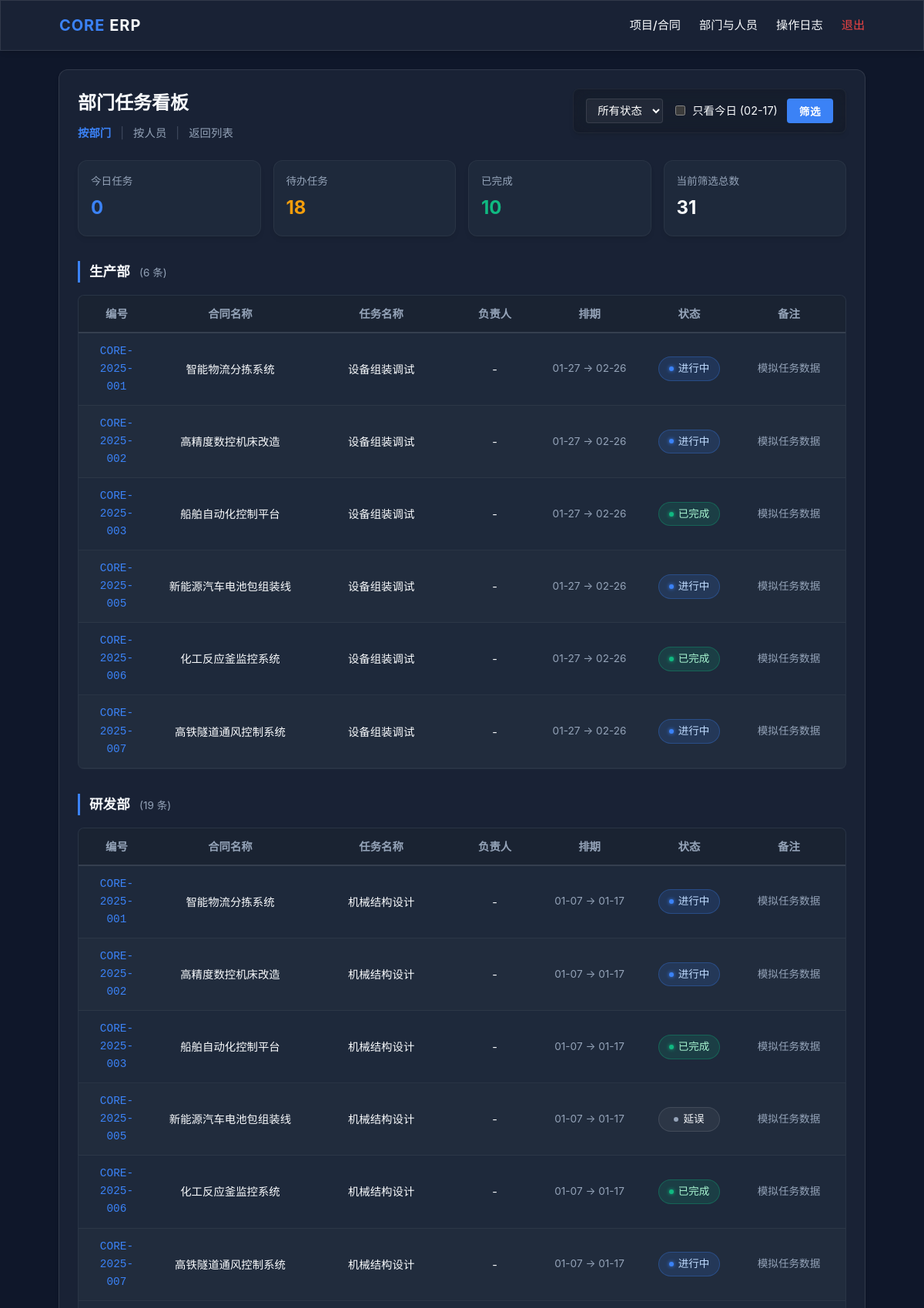
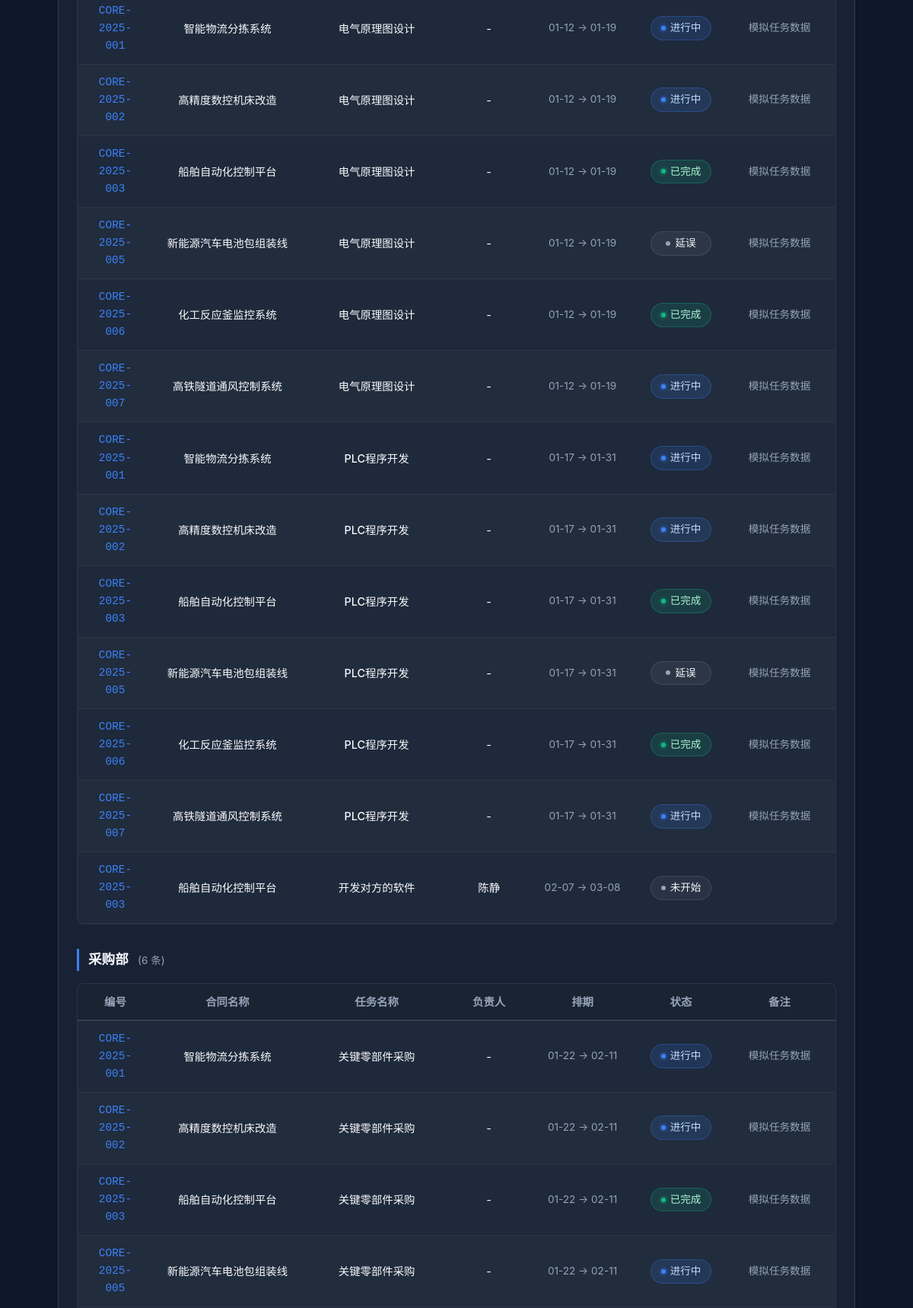
The page /contracts/tasks/by_department (signed in, upper part) on the database its author committed (2 pictures, top to bottom).
### core/models.py (models this page shows)
class Department(db.Model):
    __tablename__ = 'departments'
    id = db.Column(db.Integer, primary_key=True)
    name = db.Column(db.String(50), unique=True, nullable=False)

class Task(db.Model):
    __tablename__ = 'tasks'
    id = db.Column(db.Integer, primary_key=True)
    contract_id = db.Column(db.Integer, db.ForeignKey('contracts.id'), nullable=False)
    department_id = db.Column(db.Integer, db.ForeignKey('departments.id'), nullable=False)
    person_id = db.Column(db.Integer, db.ForeignKey('persons.id'), nullable=True)
    title = db.Column(db.String(200), nullable=False)      # 任务名称
    start_date = db.Column(db.Date, nullable=False)        # 开始日期
    end_date = db.Column(db.Date, nullable=True)           # 完成日期
    status = db.Column(db.String(50), nullable=False, default='未开始')  # 未开始 / 进行中 / 已完成
    remarks = db.Column(db.String(500))                    # 备注 / 需求
    contract = db.relationship('Contract', backref='tasks')
    department = db.relationship('Department', backref='tasks')
    person = db.relationship('Person', backref='tasks')

class Contract(db.Model):
    __tablename__ = 'contracts'
    id = db.Column(db.Integer, primary_key=True)
    company_id = db.Column(db.Integer, db.ForeignKey('companies.id'), nullable=False)
    company = db.relationship('Company', back_populates='contracts')
    project_code = db.Column(db.String(50), nullable=False, unique=True)
    contract_number = db.Column(db.String(50), nullable=False)
    name = db.Column(db.String(200), nullable=False)
    planned_delivery_date = db.Column(db.Date, nullable=True)
    client_manager = db.Column(db.String(100))
    client_contact = db.Column(db.String(200))
    our_manager = db.Column(db.String(100))
    status = db.Column(db.String(50), default='新建')
    status_note = db.Column(db.String(500), nullable=True)  # 手工状态备注
    created_at = db.Column(db.DateTime, default=datetime.utcnow)
    created_by_id = db.Column(db.Integer, db.ForeignKey('users.id'))
    created_by = db.relationship('User', backref='contracts')

class Person(db.Model):
    __tablename__ = 'persons'
    id = db.Column(db.Integer, primary_key=True)
    name = db.Column(db.String(100), nullable=False)
    position = db.Column(db.String(100))
    department_id = db.Column(db.Integer, db.ForeignKey('departments.id'))
    department = db.relationship('Department', backref='persons')

### core/contracts.py (the view)
@contracts_bp.route('/tasks/by_department')
@login_required
def tasks_by_department():
    user_id = session.get('user_id')
    user = User.query.get(user_id) if user_id else None
    status_filter = (request.args.get('status') or '').strip()
    only_today = (request.args.get('only_today') or '').strip() == 'y'
    departments = Department.query.order_by(Department.name.asc()).all()
    query = Task.query.order_by(Task.start_date.asc(), Task.id.asc())
    if status_filter:
        query = query.filter(Task.status == status_filter)
    all_tasks = query.all()
    today = date.today()
    display_tasks = []
    for t in all_tasks:
        if only_today:
            if not (t.start_date == today):
                continue
        display_tasks.append(t)
    total_count = len(display_tasks)
    today_count = sum(1 for t in display_tasks if t.start_date == today)
    todo_count = sum(
        1
        for t in display_tasks
        if t.status in ("未开始", "进行中", "待质检")
    )
    done_count = sum(1 for t in display_tasks if t.status == "已完成")
    stats = {
        "total": total_count,
        "today": today_count,
        "todo": todo_count,
        "done": done_count,
    }
    tasks_by_dept = {}
    for t in display_tasks:
        dept_id = t.department_id
        tasks_by_dept.setdefault(dept_id, []).append(t)
    status_choices = ["", "未开始", "进行中", "待质检", "已完成", "已暂停"]
    return render_template(
        'contracts/tasks_by_department.html',
        user=user,
        departments=departments,
        tasks_by_dept=tasks_by_dept,
        stats=stats,
        status_choices=status_choices,
        current_status=status_filter,
        only_today=only_today,
        today=today,
    )

### core/contracts.py (called while the page is built)
def login_required(view):
    @wraps(view)
    def wrapped_view(**kwargs):
        if 'user_id' not in session:
            flash('请先登录')
            return redirect(url_for('auth.login'))
        return view(**kwargs)
    return wrapped_view

### core/services/common_utils.py (called while the page is built)
    def get_runtime_headers(self):
        payload = f"Powered by {self._sys_id}".encode()
        encoded_sig = base64.b64encode(payload).decode()
        return {
            "X-Runtime-ID": self._env_hash,                # Formerly X-System-Integrity
            "X-Content-Hash": encoded_sig                  # Formerly X-Engine-Signature
        }

    def inject_runtime_metadata(self, context=None):
        if context is None:
            context = {}
        context['__build_ref__'] = f"bld-{self._env_hash}"
        context['__maintainer_ref__'] = self._sys_id
        return context

### core/templates/contracts/tasks_by_department.html (shortened to what this page needs)
{% extends 'base.html' %}
{% block content %}
<div class="glass-panel" style="padding: 24px; border-radius: 12px; margin-bottom: 24px;">
    <div style="display: flex; justify-content: space-between; align-items: flex-start; margin-bottom: 24px; flex-wrap: wrap; gap: 16px;">
        <div>
            <h2 style="margin: 0 0 8px 0; font-size: 1.5rem; font-weight: 700;">部门任务看板</h2>
            <div style="font-size: 0.9rem; color: var(--color-text-sub);">
                <span style="color: var(--color-primary); font-weight: 600;">按部门</span>
                <span style="margin: 0 8px; opacity: 0.3;">|</span>
                <a href="{{ url_for('contracts.tasks_by_person') }}" style="color: var(--color-text-sub); text-decoration: none;">按人员</a>
                <span style="margin: 0 8px; opacity: 0.3;">|</span>
                <a href="{{ url_for('contracts.list_contracts') }}" style="color: var(--color-text-sub); text-decoration: none;">返回列表</a>
            </div>
        </div>
        <form method="get" class="glass-panel" style="padding: 12px 16px; border-radius: 8px; display: flex; flex-wrap: wrap; gap: 12px; align-items: center; border: 1px solid rgba(255,255,255,0.05); background: rgba(0,0,0,0.2);">
            <div>
                <select name="status" style="background: rgba(255,255,255,0.05); border: 1px solid rgba(255,255,255,0.1); color: #fff; padding: 6px 10px; border-radius: 4px; font-size: 0.9rem;">
                    <option value="">所有状态</option>
                </select>
            </div>
            <label style="display: flex; align-items: center; gap: 6px; font-size: 0.9rem; cursor: pointer; color: var(--color-text-main);">
                <input type="checkbox" name="only_today" value="y" {% if only_today %}checked{% endif %} style="accent-color: var(--color-primary);">
                <span>只看今日 ({{ today.strftime('%m-%d') }})</span>
            </label>
            <button type="submit" class="btn-industrial" style="padding: 6px 16px; font-size: 0.85rem;">筛选</button>
        </form>
    </div>
    {% if stats %}
    <div class="bento-grid" style="grid-template-columns: repeat(4, 1fr); gap: 16px; margin-bottom: 32px;">
        <div class="bento-item card" style="padding: 16px;">
            <div style="color: var(--color-text-sub); font-size: 0.85rem;">今日任务</div>
            <div style="font-size: 1.5rem; font-weight: 700; color: var(--color-primary); margin-top: 4px;">{{ stats.today }}</div>
        </div>
        <div class="bento-item card" style="padding: 16px;">
            <div style="color: var(--color-text-sub); font-size: 0.85rem;">待办任务</div>
            <div style="font-size: 1.5rem; font-weight: 700; color: var(--color-warning); margin-top: 4px;">{{ stats.todo }}</div>
        </div>
        <div class="bento-item card" style="padding: 16px;">
            <div style="color: var(--color-text-sub); font-size: 0.85rem;">已完成</div>
            <div style="font-size: 1.5rem; font-weight: 700; color: var(--color-accent); margin-top: 4px;">{{ stats.done }}</div>
        </div>
        <div class="bento-item card" style="padding: 16px;">
            <div style="color: var(--color-text-sub); font-size: 0.85rem;">当前筛选总数</div>
            <div style="font-size: 1.5rem; font-weight: 700; color: var(--color-text-main); margin-top: 4px;">{{ stats.total }}</div>
        </div>
    </div>
    {% endif %}
    <div style="display: flex; flex-direction: column; gap: 32px;">
    {% for dept in departments %}
        {% set dept_tasks = tasks_by_dept.get(dept.id, []) %}
        {% if dept_tasks %}
        <div>
            <h3 style="margin: 0 0 16px 0; font-size: 1.1rem; color: var(--color-text-main); border-left: 3px solid var(--color-primary); padding-left: 12px;">
                {{ dept.name }}
                <span style="font-size: 0.85rem; color: var(--color-text-sub); font-weight: normal; margin-left: 8px;">
                    ({{ dept_tasks|length }} 条)
                </span>
            </h3>
            <div class="table-container">
                <table class="ind-table">
                    <thead>
                        <tr>
                            <th style="width: 10%;">编号</th>
                            <th style="width: 20%;">合同名称</th>
                            <th style="width: 20%;">任务名称</th>
                            <th style="width: 10%;">负责人</th>
                            <th style="width: 15%;">排期</th>
                            <th style="width: 10%;">状态</th>
                            <th style="width: 15%;">备注</th>
                        </tr>
                    </thead>
                    <tbody>
                        {% for task in dept_tasks %}
                        <tr>
                            <td style="font-family: monospace; color: var(--color-primary);">{{ task.contract.project_code }}</td>
                            <td><a href="{{ url_for('contracts.manage_tasks', contract_id=task.contract.id) }}" style="color: var(--color-text-main);">{{ task.contract.name }}</a></td>
                            <td style="font-weight: 500;">{{ task.title }}</td>
                            <td>{{ task.person.name if task.person else '-' }}</td>
                            <td>
                                <div style="font-size: 0.85rem; color: var(--color-text-sub);">
                                    {% if task.start_date %}{{ task.start_date.strftime('%m-%d') }}{% endif %}
                                    →
                                    {% if task.end_date %}{{ task.end_date.strftime('%m-%d') }}{% endif %}
                                </div>
                            </td>
                            <td>
                                {% if task.status == '已完成' %} <span class="status-badge success">已完成</span>
                                {% elif task.status == '进行中' %} <span class="status-badge active">进行中</span>
                                {% elif task.status == '已暂停' %} <span class="status-badge warning">已暂停</span>
                                {% else %} <span class="status-badge">{{ task.status }}</span>
                                {% endif %}
                            </td>
                            <td style="font-size: 0.85rem; color: var(--color-text-sub);">{{ task.remarks or '' }}</td>
                        </tr>
                        {% endfor %}
                    </tbody>
                </table>
            </div>
        </div>
        {% endif %}
    {% endfor %}
    </div>
</div>
{% endblock %}

### core/static/css/theme.css (style rules this page uses)
:root { --color-bg-deep: #0f172a; --color-surface: #1e293b; --color-primary: #3b82f6; --color-accent: #10b981; --color-warning: #f59e0b; --color-danger: #ef4444; --color-text-main: #f8fafc; --color-text-sub: #94a3b8; --spacing-unit: 8px; --border-radius-card: 12px; --glass-blur: 12px; }
*, *::before, *::after { box-sizing: border-box; }
body { background-color: var(--color-bg-deep); color: var(--color-text-main); color-scheme: dark; font-family: "Inter", system-ui, -apple-system, BlinkMacSystemFont, "Segoe UI", Roboto, Helvetica, Arial, sans-serif; margin: 0; padding: 0; line-height: 1.6; -webkit-font-smoothing: antialiased; min-height: 100vh; display: flex; flex-direction: column; }

### core/static/css/components.css (style rules this page uses)
.glass-panel { backdrop-filter: blur(var(--glass-blur)); -webkit-backdrop-filter: blur(var(--glass-blur)); background: rgba(30, 41, 59, 0.7); border: 1px solid rgba(255, 255, 255, 0.1); box-shadow: 0 4px 6px -1px rgba(0, 0, 0, 0.1), 0 2px 4px -1px rgba(0, 0, 0, 0.06); }
.card { background-color: var(--color-surface); border-radius: var(--border-radius-card); padding: calc(var(--spacing-unit) * 3); box-shadow: 0 4px 6px -1px rgba(0, 0, 0, 0.1); border: 1px solid rgba(255, 255, 255, 0.05); }
.btn-industrial { background-color: var(--color-primary); color: #fff; padding: var(--spacing-unit) calc(var(--spacing-unit) * 2); border-radius: 4px; border: none; font-weight: 600; cursor: pointer; transition: all 0.2s ease; text-transform: uppercase; letter-spacing: 0.5px; display: inline-flex; align-items: center; justify-content: center; text-decoration: none; }
.status-badge { display: inline-flex; align-items: center; justify-content: center; padding: 4px 12px; border-radius: 9999px; font-size: 0.85rem; font-weight: 500; background-color: rgba(255, 255, 255, 0.05); border: 1px solid rgba(255, 255, 255, 0.1); color: var(--color-text-main); white-space: nowrap; min-width: 80px; }
.status-badge::before { content: ''; display: inline-block; width: 6px; height: 6px; border-radius: 50%; margin-right: 6px; background-color: var(--color-text-sub); }
.status-badge.success, .status-badge.accepted { background-color: rgba(16, 185, 129, 0.15); border-color: rgba(16, 185, 129, 0.3); color: #a7f3d0; }
.status-badge.success::before, .status-badge.accepted::before { background-color: #10b981; box-shadow: 0 0 5px #10b981; }
.status-badge.active, .status-badge.processing { background-color: rgba(59, 130, 246, 0.15); border-color: rgba(59, 130, 246, 0.3); color: #bfdbfe; }
.status-badge.active::before, .status-badge.processing::before { background-color: #3b82f6; box-shadow: 0 0 5px #3b82f6; }
option { background-color: #1e293b; color: #fff; }
.bento-grid { display: grid; grid-template-columns: repeat(1, 1fr); gap: 24px; width: 100%; }
@media (min-width: 768px) { .bento-grid { grid-template-columns: repeat(2, 1fr); } }
@media (min-width: 1200px) { .bento-grid { grid-template-columns: repeat(4, 1fr); } }
.bento-item { display: flex; flex-direction: column; position: relative; overflow: hidden; }
.table-container { width: 100%; overflow-x: auto; border-radius: 8px; border: 1px solid rgba(255,255,255,0.05); background-color: var(--color-surface); }
.ind-table { width: 100%; border-collapse: collapse; font-size: 0.9rem; }
.ind-table thead th { position: sticky; top: 0; background-color: #1a2332; color: var(--color-text-sub); font-weight: 600; text-align: center !important; padding: 12px 16px; border-bottom: 2px solid rgba(255,255,255,0.1); white-space: nowrap; z-index: 10; }
.ind-table tbody td { padding: 12px 16px; border-bottom: 1px solid rgba(255,255,255,0.05); color: var(--color-text-main); vertical-align: middle; text-align: center; }
.ind-table tbody tr:nth-child(even) { background-color: rgba(255,255,255,0.01); }
.ind-table a { color: var(--color-primary); text-decoration: none; }

### rows shown on the page
Department: name "生产部", dept_tasks "6"
Task: contract.project_code "CORE-2025-001", contract.name "智能物流分拣系统", title "设备组装调试", person "-", start_date "01-27", end_date "02-26", status "进行中", remarks "模拟任务数据"
Task: contract.project_code "CORE-2025-002", contract.name "高精度数控机床改造", title "设备组装调试", person "-", start_date "01-27", end_date "02-26", status "进行中", remarks "模拟任务数据"
Task: contract.project_code "CORE-2025-003", contract.name "船舶自动化控制平台", title "设备组装调试", person "-", start_date "01-27", end_date "02-26", status "已完成", remarks "模拟任务数据"
Task: contract.project_code "CORE-2025-005", contract.name "新能源汽车电池包组装线", title "设备组装调试", person "-", start_date "01-27", end_date "02-26", status "进行中", remarks "模拟任务数据"
Task: contract.project_code "CORE-2025-006", contract.name "化工反应釜监控系统", title "设备组装调试", person "-", start_date "01-27", end_date "02-26", status "已完成", remarks "模拟任务数据"
Task: contract.project_code "CORE-2025-007", contract.name "高铁隧道通风控制系统", title "设备组装调试", person "-", start_date "01-27", end_date "02-26", status "进行中", remarks "模拟任务数据"
Department: name "研发部", dept_tasks "19"
Task: contract.project_code "CORE-2025-001", contract.name "智能物流分拣系统", title "机械结构设计", person "-", start_date "01-07", end_date "01-17", status "进行中", remarks "模拟任务数据"
Task: contract.project_code "CORE-2025-002", contract.name "高精度数控机床改造", title "机械结构设计", person "-", start_date "01-07", end_date "01-17", status "进行中", remarks "模拟任务数据"
Task: contract.project_code "CORE-2025-003", contract.name "船舶自动化控制平台", title "机械结构设计", person "-", start_date "01-07", end_date "01-17", status "已完成", remarks "模拟任务数据"
Task: contract.project_code "CORE-2025-005", contract.name "新能源汽车电池包组装线", title "机械结构设计", person "-", start_date "01-07", end_date "01-17", status "延误", remarks "模拟任务数据"
Task: contract.project_code "CORE-2025-006", contract.name "化工反应釜监控系统", title "机械结构设计", person "-", start_date "01-07", end_date "01-17", status "已完成", remarks "模拟任务数据"
Task: contract.project_code "CORE-2025-007", contract.name "高铁隧道通风控制系统", title "机械结构设计", person "-", start_date "01-07", end_date "01-17", status "进行中", remarks "模拟任务数据"
Task: contract.project_code "CORE-2025-001", contract.name "智能物流分拣系统", title "电气原理图设计", person "-", start_date "01-12", end_date "01-19", status "进行中", remarks "模拟任务数据"
Task: contract.project_code "CORE-2025-002", contract.name "高精度数控机床改造", title "电气原理图设计", person "-", start_date "01-12", end_date "01-19", status "进行中", remarks "模拟任务数据"
Task: contract.project_code "CORE-2025-003", contract.name "船舶自动化控制平台", title "电气原理图设计", person "-", start_date "01-12", end_date "01-19", status "已完成", remarks "模拟任务数据"
Task: contract.project_code "CORE-2025-005", contract.name "新能源汽车电池包组装线", title "电气原理图设计", person "-", start_date "01-12", end_date "01-19", status "延误", remarks "模拟任务数据"
Task: contract.project_code "CORE-2025-006", contract.name "化工反应釜监控系统", title "电气原理图设计", person "-", start_date "01-12", end_date "01-19", status "已完成", remarks "模拟任务数据"
Task: contract.project_code "CORE-2025-007", contract.name "高铁隧道通风控制系统", title "电气原理图设计", person "-", start_date "01-12", end_date "01-19", status "进行中", remarks "模拟任务数据"
Task: contract.project_code "CORE-2025-001", contract.name "智能物流分拣系统", title "PLC程序开发", person "-", start_date "01-17", end_date "01-31", status "进行中", remarks "模拟任务数据"
Task: contract.project_code "CORE-2025-002", contract.name "高精度数控机床改造", title "PLC程序开发", person "-", start_date "01-17", end_date "01-31", status "进行中", remarks "模拟任务数据"
Task: contract.project_code "CORE-2025-003", contract.name "船舶自动化控制平台", title "PLC程序开发", person "-", start_date "01-17", end_date "01-31", status "已完成", remarks "模拟任务数据"
Task: contract.project_code "CORE-2025-005", contract.name "新能源汽车电池包组装线", title "PLC程序开发", person "-", start_date "01-17", end_date "01-31", status "延误", remarks "模拟任务数据"
Task: contract.project_code "CORE-2025-006", contract.name "化工反应釜监控系统", title "PLC程序开发", person "-", start_date "01-17", end_date "01-31", status "已完成", remarks "模拟任务数据"
Task: contract.project_code "CORE-2025-007", contract.name "高铁隧道通风控制系统", title "PLC程序开发", person "-", start_date "01-17", end_date "01-31", status "进行中", remarks "模拟任务数据"
Task: contract.project_code "CORE-2025-003", contract.name "船舶自动化控制平台", title "开发对方的软件", person "陈静", start_date "02-07", end_date "03-08", status "未开始"
Department: name "采购部", dept_tasks "6"
Task: contract.project_code "CORE-2025-001", contract.name "智能物流分拣系统", title "关键零部件采购", person "-", start_date "01-22", end_date "02-11", status "进行中", remarks "模拟任务数据"
Task: contract.project_code "CORE-2025-002", contract.name "高精度数控机床改造", title "关键零部件采购", person "-", start_date "01-22", end_date "02-11", status "进行中", remarks "模拟任务数据"
Task: contract.project_code "CORE-2025-003", contract.name "船舶自动化控制平台", title "关键零部件采购", person "-", start_date "01-22", end_date "02-11", status "已完成", remarks "模拟任务数据"
Task: contract.project_code "CORE-2025-005", contract.name "新能源汽车电池包组装线", title "关键零部件采购", person "-", start_date "01-22", end_date "02-11", status "进行中", remarks "模拟任务数据"

### other values the page prints
{{ today.strftime('%m-%d') }} "02-17"
{{ stats.today }} "0"
{{ stats.todo }} "18"
{{ stats.done }} "10"
{{ stats.total }} "31"
